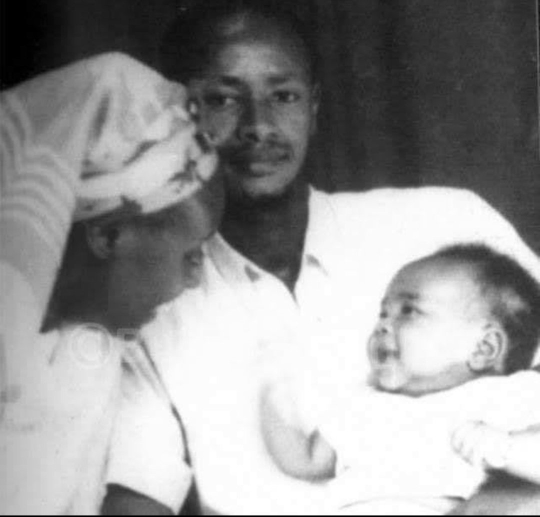
#> input picture FRFW7d_XwAAoG8a.jpeg, 1080 x 1033 px (shown at 1/2 size)
$ jupyter execute --allow-errors Advanced_programming_Final_Examination.ipynb
#> lines starting #> are read from the running program, lines starting #| are printed output that depends on the picture
NAME: BALUKU DERRICK
REG NO : MAY22/MCOMP/1616U

# Question Four

[cell 1]
import os
import cv2
import matplotlib.pyplot as plt
import pandas

my_image = "FRFW7d_XwAAoG8a.jpeg"
cwd = os.getcwd()
image_path = os.path.join(cwd, my_image)

image = cv2.imread(image_path)
#> image is the input picture: shape (1033, 1080, 3); min 0, max 255, mean 150.6
type(image)

[cell 2]
image.shape
#> Out = (1033, 1080, 3)

[cell 3]
image.max()
#> Out = 255

[cell 4]
scale_percent = 60 # percent of original size
width = int(680)
height = int(633)
dim = (width, height)

# resize image
resized = cv2.resize(image, dim,interpolation= cv2.INTER_LINEAR)
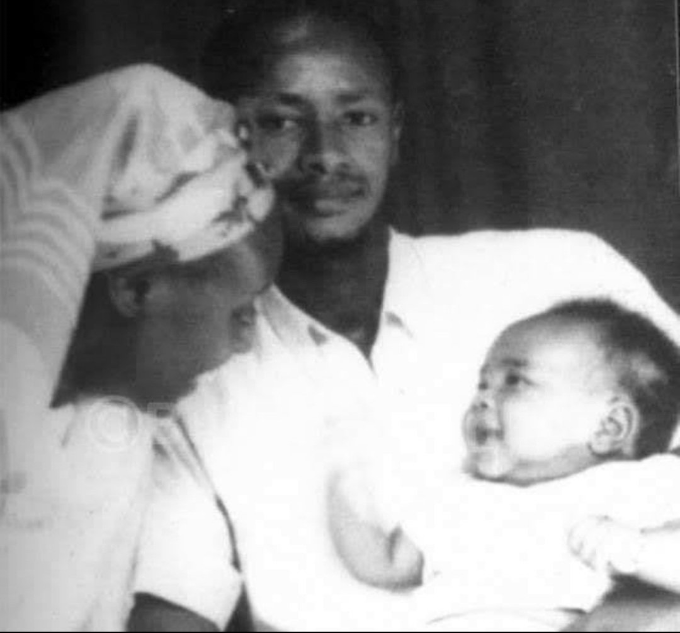
#> resized: shape (633, 680, 3); min 0, max 255, mean 150.5
plt.figure(figsize=(10,10))
plt.imshow(resized)
plt.show()

[cell 5]
cv2.imwrite("resizedimage.jpg",resized)
#> Out = True

# Question Five

[cell 6]
resized.shape
#> Out = (633, 680, 3)

[cell 7]
another_image = cv2.imread(image_path,cv2.IMREAD_GRAYSCALE)
#> another_image: shape (1033, 1080); min 0, max 255, mean 150.6
resized = cv2.resize(another_image, dim,interpolation= cv2.INTER_LINEAR)
#> resized: shape (633, 680)
plt.figure(figsize=(10,10))
plt.imshow(resized,cmap='winter')
plt.show()

[cell 8]
cv2.imwrite("greenimage.jpg",resized)
#> Out = True

# Question two

a) Use the codes in the figure to generate the map of Uganda (4 marks)

[cell 9]
import folium

#> (the rest of this cell did not finish here and is left out)

Write other codes that create marker as seen on Ontario City in Canada for the following cities in Uganda:

[cell 10]
kampala = [0.3476,32.5825]
jinja = [0.355999,33.1160]
gulu =[2.772404,32.288073]
mbarara = [-0.607160,30.654503]

folium.Marker(kampala).add_to(ugandamap)
#> (this line was passed over: folium is not available in this run)
folium.Marker(jinja).add_to(ugandamap)
#> (this line was passed over: folium is not available in this run)
folium.Marker(gulu).add_to(ugandamap)
#> (this line was passed over: folium is not available in this run)
folium.Marker(mbarara).add_to(ugandamap)
#> (this line was passed over: folium is not available in this run)
